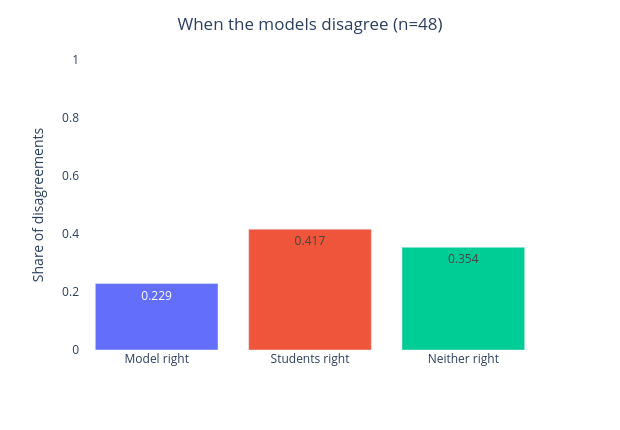

The cell this chart's notebook holds for it:
### Markdown cell above
## 3. Where the gap lives

On the random sample the models **agree only 40%** of the time, and that shared guess
is right ~62%. On the 60% where they **disagree**, the students' model wins about 2:1 —
but **neither is right a third of the time**: the genuinely ambiguous `unknown` events.

### Code cell
ag, dis = rand[rand['agree']], rand[~rand['agree']]
print(f'agree on {len(ag)}/{len(rand)} ({len(ag)/len(rand):.0%}); shared label right {ag["model_correct"].mean():.0%}')

brk = pd.DataFrame({
    'outcome': ['Model right', 'Students right', 'Neither right'],
    'share': [dis['model_correct'].mean(), dis['students_correct'].mean(),
              (~dis['model_correct'] & ~dis['students_correct']).mean()],
})
fig = px.bar(brk, x='outcome', y='share', color='outcome', text=brk['share'].round(3),
             labels={'outcome': '', 'share': 'Share of disagreements'})
fig.update_layout(title={'text': f'When the models disagree (n={len(dis)})', 'x': 0.5},
                  plot_bgcolor='white', width=620, height=430, yaxis={'range': [0, 1]}, showlegend=False)
fig.show()

### Figure 1 — Plotly figure (JSON) as saved in the notebook; plotly's stock layout.template omitted (floating-point values rounded to 4 significant figures)
{"data": [{"hovertemplate": "=%{x}<br>Share of disagreements=%{y}<br>text=%{text}<extra></extra>", "legendgroup": "Model right", "marker": {"color": "#636efa", "pattern": {"shape": ""}}, "name": "Model right", "orientation": "v", "showlegend": true, "text": [0.229], "textposition": "auto", "type": "bar", "x": ["Model right"], "xaxis": "x", "y": [0.2292], "yaxis": "y"}, {"hovertemplate": "=%{x}<br>Share of disagreements=%{y}<br>text=%{text}<extra></extra>", "legendgroup": "Students right", "marker": {"color": "#EF553B", "pattern": {"shape": ""}}, "name": "Students right", "orientation": "v", "showlegend": true, "text": [0.417], "textposition": "auto", "type": "bar", "x": ["Students right"], "xaxis": "x", "y": [0.4167], "yaxis": "y"}, {"hovertemplate": "=%{x}<br>Share of disagreements=%{y}<br>text=%{text}<extra></extra>", "legendgroup": "Neither right", "marker": {"color": "#00cc96", "pattern": {"shape": ""}}, "name": "Neither right", "orientation": "v", "showlegend": true, "text": [0.354], "textposition": "auto", "type": "bar", "x": ["Neither right"], "xaxis": "x", "y": [0.3542], "yaxis": "y"}], "layout": {"barmode": "relative", "height": 430, "legend": {"title": {"text": ""}, "tracegroupgap": 0}, "margin": {"t": 60}, "plot_bgcolor": "white", "showlegend": false, "title": {"text": "When the models disagree (n=48)", "x": 0.5}, "width": 620, "xaxis": {"anchor": "y", "categoryarray": ["Model right", "Students right", "Neither right"], "categoryorder": "array", "domain": [0.0, 1.0], "title": {"text": ""}}, "yaxis": {"anchor": "x", "domain": [0.0, 1.0], "range": [0, 1], "title": {"text": "Share of disagreements"}}}}
